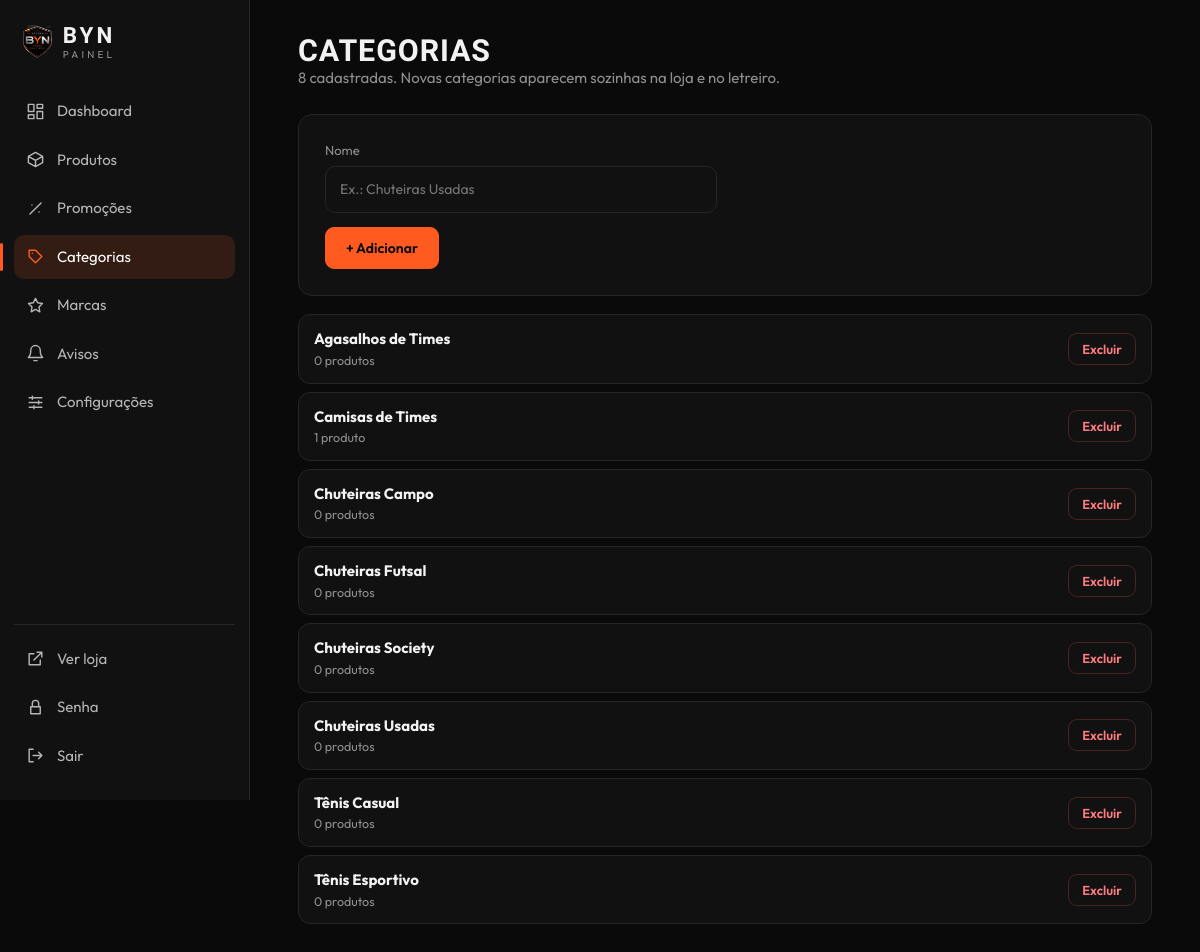
The page /admin/cadastros/categorias (signed in) on the database its author committed.
### app/models.py (models this page shows)
class Category(db.Model):
    id = db.Column(db.Integer, primary_key=True)
    name = db.Column(db.String(60), unique=True, nullable=False)
    slug = db.Column(db.String(60), unique=True, nullable=False)

### app/admin.py (the view, shortened to what this page needs)
@bp.route("/cadastros/<kind>", methods=["GET", "POST"])
@login_required
def registry(kind):
    M, title = KINDS.get(kind) or (None, None)
    if not M: return redirect(url_for("admin.dashboard"))
    items = M.query.order_by(M.name).all(); fld = "category_id" if M is Category else "brand_id"
    return render_template("admin/registry.html", items=items, kind=kind, title=title, usage={i.id: Product.query.filter_by(**{fld: i.id}).count() for i in items})

### app/admin.py (called while the page is built)
@bp.before_request
def force_password_change():
    if current_user.is_authenticated and current_user.must_change and request.endpoint not in ("admin.password", "admin.logout"):
        return redirect(url_for("admin.password"))

### app/models.py (called while the page is built)
def settings():
    from flask import g
    if "luft_s" not in g:
        d = dict(DEFAULTS); d.update({x.key: x.value for x in Setting.query.all() if x.value})
        g.luft_s = d
    return g.luft_s

@login.user_loader
def load_user(uid): return db.session.get(Admin, int(uid))

### app/templates/admin/registry.html (shortened to what this page needs)
{% extends "admin/base.html" %}{% block content %}
<div class="bar"><div><h2>{{ title }}</h2><p class="mut">{{ items|length }} cadastrad{{ 'as' if kind == 'categorias' else 'as' }}. {{ 'Novas categorias aparecem sozinhas na loja e no letreiro.' if kind == 'categorias' else 'Marcas com produtos aparecem na loja e nos filtros.' }}</p></div></div>
<form method="post" enctype="multipart/form-data" class="card" style="margin-bottom:18px"><input type="hidden" name="csrf_token" value="{{ csrf_token() }}">
<div class="fields"><label class="fld"><span>Nome</span><input name="name" placeholder="{{ 'Ex.: Chuteiras Usadas' if kind == 'categorias' else 'Ex.: Nike' }}" maxlength="60" required autocomplete="off"></label>
{% if kind == 'marcas' %}<label class="fld"><span>Logo (opcional)</span><input type="file" name="logo" accept="image/*"></label>{% endif %}</div>
<div><button class="btn">+ Adicionar</button></div></form>
{% for i in items %}<div class="row"><div class="grow"><b style="color:var(--fg)">{{ i.name }}</b><small>{{ usage[i.id] }} produto{{ 's' if usage[i.id] != 1 }}</small></div>
<form method="post" action="{{ url_for('admin.registry_delete', kind=kind, iid=i.id) }}" data-confirm="Excluir “{{ i.name }}”? {{ 'Só é possível se nenhum produto a usa.' }}"><input type="hidden" name="csrf_token" value="{{ csrf_token() }}"><button class="btn sm danger">Excluir</button></form></div>
{% else %}<div class="emptyb"><b>Nada cadastrado ainda</b><p>Use o campo acima para adicionar o primeiro.</p></div>{% endfor %}{% endblock %}

### app/static/css/style.css (style rules this page uses)
:root { --brand:#ff5a1f;--bg:#0a0a0a;--panel:#111;--panel2:#171717;--line:#262626;--fg:#f2f2f2;--mut:#8f8f8f;--ok:#3fbf7f;--warn:#f0b429;--err:#e5484d;--r:14px }
* { box-sizing:border-box;margin:0 }
html { scroll-behavior:smooth }
body { background:var(--bg);color:var(--fg);font:400 15px/1.5 Outfit,system-ui,sans-serif;animation:fade .5s both }
h2,h3 { font-family:"Barlow Condensed",Outfit,sans-serif;font-weight:600;text-transform:uppercase;letter-spacing:.03em }
h2 { font-size:1.9rem;line-height:1.1 }
.mut,small { color:var(--mut) }
small { display:block;font-size:12.5px }
.bar { display:flex;justify-content:space-between;align-items:flex-end;gap:16px;margin-bottom:24px;flex-wrap:wrap }
.btn { display:inline-flex;align-items:center;justify-content:center;gap:8px;background:var(--brand);color:#0a0a0a;border:1px solid var(--brand);padding:11px 20px;border-radius:9px;font:600 14px Outfit;cursor:pointer;transition:.25s }
.btn.sm { padding:7px 13px;font-size:13px }
.btn.danger { background:none;color:#ff7b80;border-color:#4a2224 }
input,select,textarea { width:100%;background:var(--panel);border:1px solid var(--line);color:var(--fg);padding:12px 14px;border-radius:10px;font:inherit;transition:border-color .2s }
label { display:grid;gap:6px;font-size:14px;color:#c9c9c9 }
.box,.card { display:grid;gap:14px;background:var(--panel);border:1px solid var(--line);padding:26px;border-radius:var(--r) }
.row { display:flex;gap:12px;align-items:center;padding:13px 15px;background:var(--panel);border:1px solid var(--line);border-radius:12px;margin-bottom:8px;transition:.2s }
.row b { color:var(--brand) }
.grow { flex:1;min-width:0 }
.grow small { display:block }
.fields { display:grid;grid-template-columns:1fr 1fr;gap:16px }
.fld span { font-size:13px;color:var(--mut) }

### rows shown on the page
Category: name "Agasalhos de Times", usage "0", id "s"
Category: name "Camisas de Times", id "1"
Category: name "Chuteiras Campo", usage "0", id "s"
Category: name "Chuteiras Futsal", usage "0", id "s"
Category: name "Chuteiras Society", usage "0", id "s"
Category: name "Chuteiras Usadas", usage "0", id "s"
Category: name "Tênis Casual", usage "0", id "s"
Category: name "Tênis Esportivo", usage "0", id "s"

### other values the page prints
{{ title }} "CATEGORIAS"
{{ items|length }} "8"
{{ 'as' if kind == 'categorias' else 'as' }} "as"
